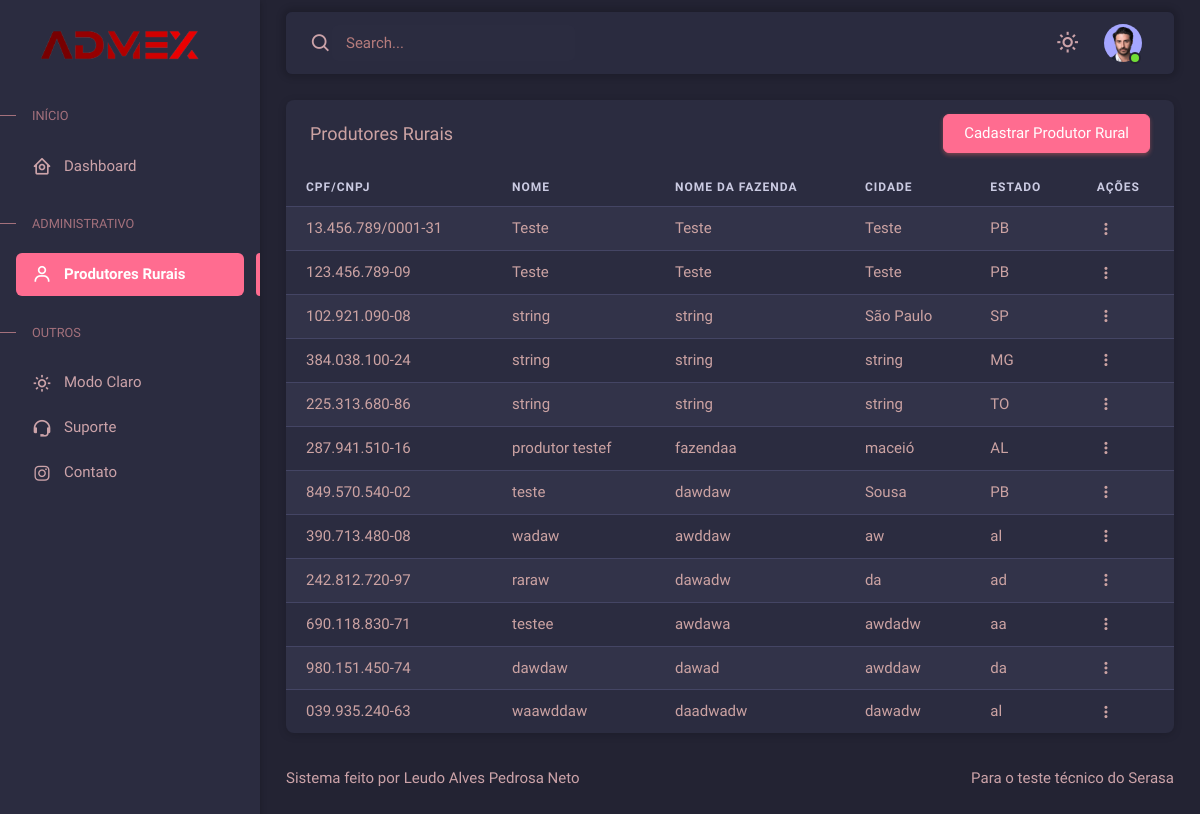
Page /produtores_rurais/ on the earlier database version.
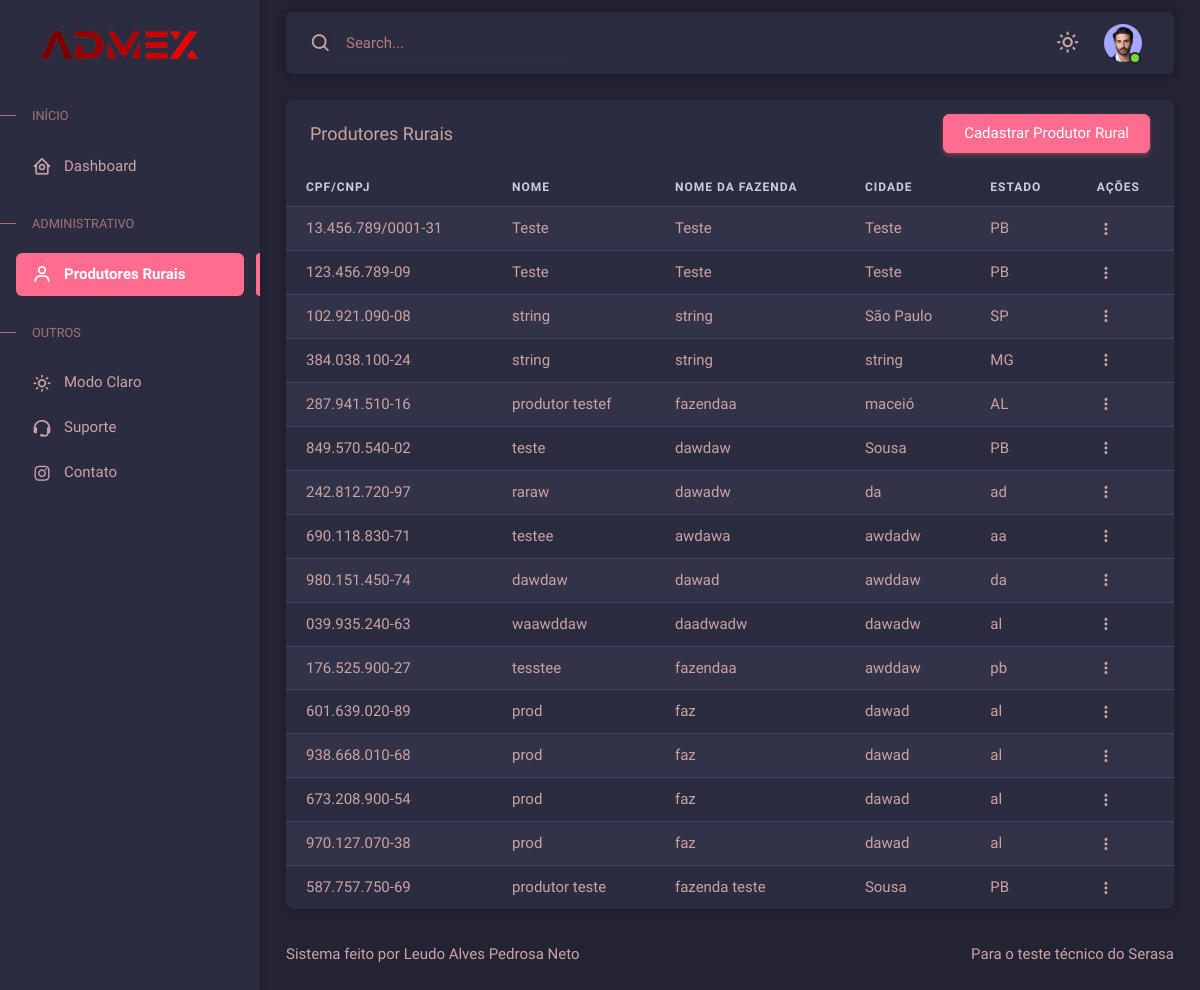
Same page on the later database version.
### api/produtor_rural/models.py (models this page shows, shortened)
class ProdutorRural(models.Model):
    cpf_cnpj = models.CharField(max_length=18, unique=True, help_text='CPF ou CNPJ do produtor', blank=True)
    usa_cpf = models.BooleanField(default=True, help_text='Se o produtor usa CPF (True) ou CNPJ (False)')
    nome = models.CharField(max_length=100, help_text='Nome do produtor')
    nome_fazenda = models.CharField(max_length=100, help_text='Nome da fazenda')
    cidade = models.CharField(max_length=100, help_text='Cidade onde a fazenda está localizada')
    estado = models.CharField(max_length=2, help_text='Estado onde a fazenda está localizada')
    area_total_hectares = models.DecimalField(max_digits=10, decimal_places=2, help_text='Área total da fazenda em hectares')
    area_agricultavel_hectares = models.DecimalField(max_digits=10, decimal_places=2, help_text='Área agricultável em hectares')
    area_vegetacao_hectares = models.DecimalField(max_digits=10, decimal_places=2, help_text='Área de vegetação em hectares')

### frontend/views.py (the view)
# urls.py: path('produtores_rurais/', ProdutoresRuraisView.as_view(), name='produtores_rurais'),
class ProdutoresRuraisView(TemplateView):
    template_name = 'produtores_rurais/produtores_rurais.html'
    def get_context_data(self, **kwargs):
        context = super().get_context_data(**kwargs)
        context['title'] = 'Produtores Rurais'
        context['link_atual'] = 'produtores_rurais'
        context['produtores_rurais'] = ProdutorRural.objects.all()
        return context

### frontend/templates/produtores_rurais/produtores_rurais.html (shortened to what this page needs)
{% extends 'navbar/navbar.html' %}
{% load static %}
{% block content %}
<div class="card">
  <div class="d-flex justify-content-between align-items-center w-100">
    <h5 class="card-header">Produtores Rurais</h5>
    <button class="btn btn-primary me-4" data-bs-toggle="modal" data-bs-target="#modalCriarProdutorRural">Cadastrar Produtor Rural</button>
  </div>
  <div class="text-nowrap">
    <table class="table table-striped">
      <thead>
        <tr>
          <th>CPF/CNPJ</th>
          <th>Nome</th>
          <th>Nome da Fazenda</th>
          <th>Cidade</th>
          <th>Estado</th>
          <th>Ações</th>
        </tr>
      </thead>
      <tbody class="table-border-bottom-0">
        {% for produtor in produtores_rurais %}
          <tr>
            <td>{{ produtor.cpf_cnpj }}</td>
            <td>{{ produtor.nome }}</td>
            <td>{{ produtor.nome_fazenda }}</td>
            <td>{{ produtor.cidade }}</td>
            <td>{{ produtor.estado }}</td>
            <td>
              <div class="dropdown">
                <button type="button" class="btn p-0 dropdown-toggle hide-arrow" data-bs-toggle="dropdown">
                  <i class="bx bx-dots-vertical-rounded"></i>
                </button>
              </div>
            </td>
          </tr>
        {% endfor %}
      </tbody>
    </table>
  </div>
</div>
{% endblock content %}

Differences in the rows shown:
removed ProdutorRural: cpf_cnpj "225.313.680-86", nome "string", nome_fazenda "string", cidade "string", estado "TO"
removed ProdutorRural: cpf_cnpj "390.713.480-08", nome "wadaw", nome_fazenda "awddaw", cidade "aw", estado "al"
added ProdutorRural: cpf_cnpj "176.525.900-27", nome "tesstee", nome_fazenda "fazendaa", cidade "awddaw", estado "pb"
added ProdutorRural: cpf_cnpj "601.639.020-89", nome "prod", nome_fazenda "faz", cidade "dawad", estado "al"
added ProdutorRural: cpf_cnpj "938.668.010-68", nome "prod", nome_fazenda "faz", cidade "dawad", estado "al"
added ProdutorRural: cpf_cnpj "673.208.900-54", nome "prod", nome_fazenda "faz", cidade "dawad", estado "al"
added ProdutorRural: cpf_cnpj "970.127.070-38", nome "prod", nome_fazenda "faz", cidade "dawad", estado "al"
added ProdutorRural: cpf_cnpj "587.757.750-69", nome "produtor teste", nome_fazenda "fazenda teste", cidade "Sousa", estado "PB"
